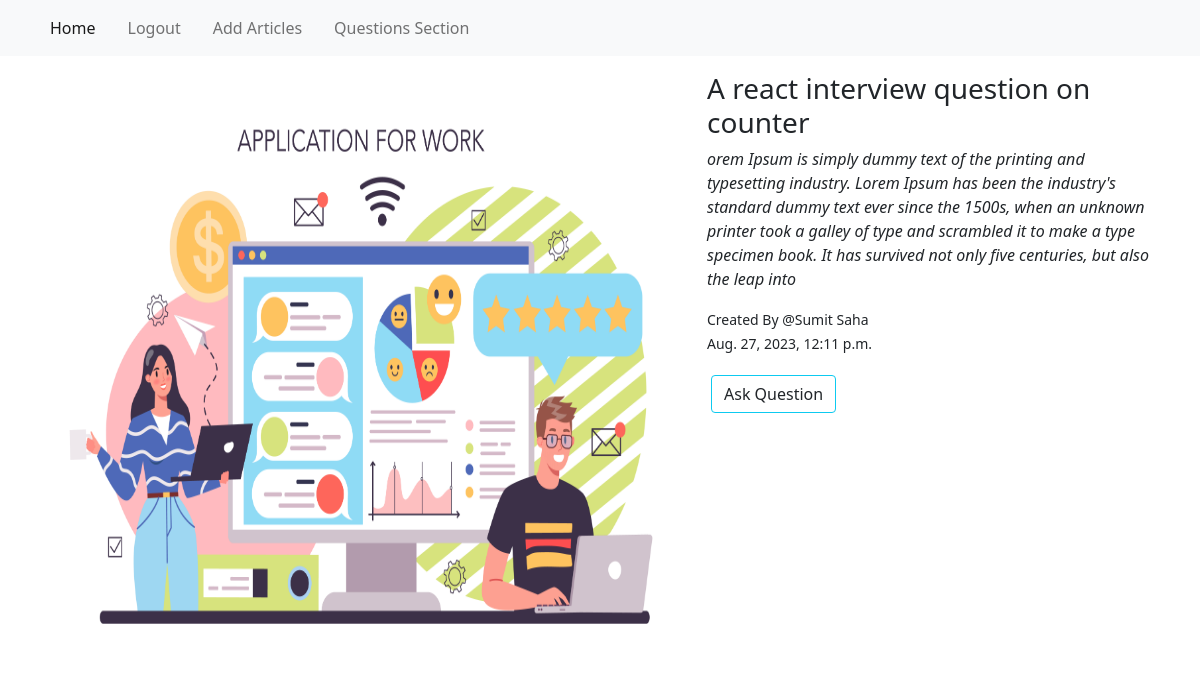
/content/article_details/A-react-interview-question-on-counter-b1ea55f8-a465-42b1-99a5-eb4d5fb3b05d/ (signed in), run on the app's committed database.
### content_management/models.py (models this page shows, shortened)
class TeacherArticle(models.Model):
    user = models.ForeignKey(
        User, on_delete=models.CASCADE, related_name="user_upload")
    article_image = models.ImageField(
        upload_to="articleImg", blank=True, null=True)
    category = models.ForeignKey(
        Category, on_delete=models.CASCADE, related_name="article_category")
    title = models.CharField(max_length=256)
    slug = models.SlugField(blank=True, max_length=500)
    description = models.TextField()
    created_at = models.DateTimeField(auto_now_add=True)

### content_management/views.py (the view)
def articleDetails(request, slug):
    article = TeacherArticle.objects.get(slug=slug)
    student_question = AskQuestion.objects.filter(article=article)
    form = AskQuestionForm()
    return render(request, "articleDetails.html", context={"article": article, "form": form, "student_question": student_question})

### content_management/templates/articleDetails.html (shortened to what this page needs)
{% extends 'base.html' %}
{% load crispy_forms_tags %}
{% block body_block %}
<div class="row">
    <div class="col-7 ">
        <img src="{{article.article_image.url}}" alt="{{article.title}}" class="img-fluid" style="height:600px">
    </div>
    <div class="col-5 ">
        <h3>{{article.title}}</h3>
        <p><i>{{article.description}}</i></p>
        <p class="p-0">
            <small>Created By @{{article.user.first_name}} {{article.user.last_name}} <br>
                {{article.created_at}}
            </small></p>
        {% if user.is_authenticated %}
        <div class="mb-2">
            {% if article.user == user %}
            <a href="{% url "quizzes" article.pk  %}" class="btn btn-outline-warning m-1 text-dark"> Make Quiz</a>
            {% else %}
            <button class="btn btn-outline-info m-1 text-dark" id="btn1">Ask Question</button>
            {% endif %}
        </div>
        {% else %}
        <h6>If you want to ask question about this Article, <a href="{% url "login" %}">Login First</a> </h6>
        {% endif %}
    </div>
</div>
{% endblock body_block %}

### data on the page
TeacherArticle: article_image (picture), title "A react interview question on counter", description "orem Ipsum is simply dummy text of the printing and typesetting industry. Lorem Ipsum has been the industry's standard dummy text ever since the 1500s, when an unknown printer took a galley of type and scrambled it to make a type specimen book. It has survived not only five centuries, but also the leap into", user.first_name "Sumit", user.last_name "Saha", created_at "Aug. 27, 2023, 12:11 p.m."
